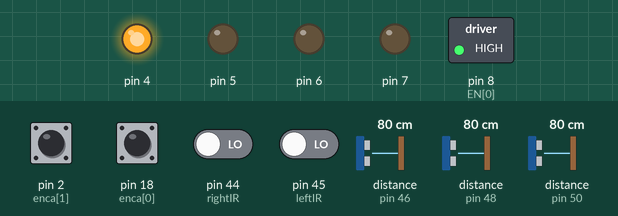
Simulated run of this program. Board: Arduino Mega 2560, built with avr-gcc and run on an emulated ATmega2560. Shown: switched loads named in the program (green lamp = pin HIGH), output pins drawn as LEDs (lit = HIGH). The test bench sets the inputs (shaded band); at power-on: pin 2 (enca[1]), pin 18 (enca[0]) HIGH, pin 44 (rightIR), pin 45 (leftIR) LOW, distance to the obstacle (sensors on pin 46, pin 48, pin 50) 80 cm. The echo pulse lasts 58.3 µs per cm; what the program prints to the serial monitor is not drawn.

Above: at 1.2 s.
1.3 s: pin 44 (rightIR) driven HIGH
At 1.78 s:
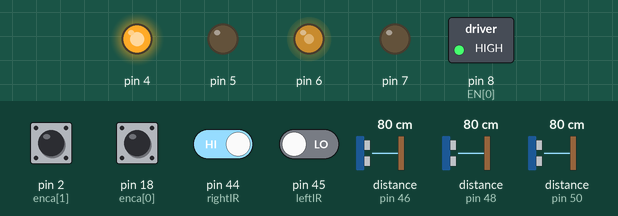
At 2.9 s:
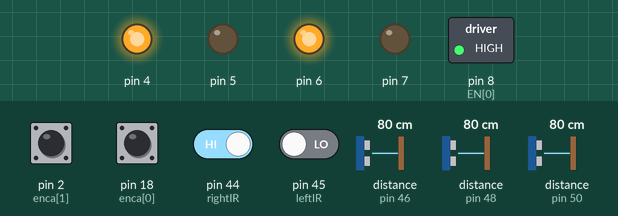
Timing chart, 0 to 4.4 s (numbered marks = the images above; inputs shaded):
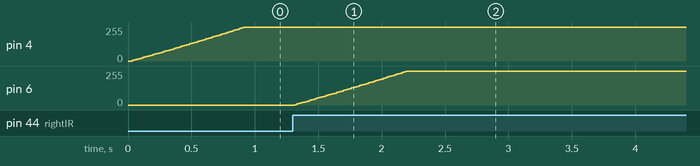

Measured:
- after the input at 1.3 s, pin 6: moves from 0/255 to 255/255 over 0.88 s, starting at once

The program:

main.cpp
```cpp
#include <Arduino.h>
#include <util/atomic.h> //For time
#include <Wire.h>        //i2c com
#include <math.h>
#include "BTS7960.h" //Motor Driver Libaray for the double H-Brdige BTS7960
#include "NewPing.h"
#include <Ultrasonic.h>

/*------------ CLASS ------------*/
class SimplePID
{
private:
  float kp, kd, ki, umax;
  float eprev, eintegral;

public:
  // Default initialization list
  SimplePID() : kp(1), kd(0), ki(0), umax(255), eprev(0.0), eintegral(0.0) {}

  // Set the parameters
  void setParams(float kpIn, float kdIn, float kiIn, float umaxIn)
  {
    kp = kpIn;
    kd = kdIn;
    ki = kiIn;
    umax = umaxIn;
  }

  // Evaluate the signal
  void evalu(int value, int target, float deltaT, int &pwr, int &dir)
  {

    // error
    int e = target - value;

    float dedt = (e - eprev) / (deltaT);
    eintegral = eintegral + e * deltaT;
    float u = kp * e + kd * dedt + ki * eintegral;

    // motor power
    pwr = (int)fabs(u);
    if (pwr > umax)
    {
      pwr = umax;
    }

    // motor direction
    dir = 1;
    if (u < 0)
    {
      dir = -1;
    }

    // store previous error
    eprev = e;
  }
};

/*------------ GLOBALS AND DEFINITIONS ------------*/
// Define the motors
#define NMOTORS 2
#define M0 0
#define M1 1
const int enca[] = {18, 2};
const int encb[] = {19, 3};
const int pwm_R[] = {5, 6};
const int pwm_L[] = {4, 7};
const int EN[] = {8, 8}; // Enable pins for motors
// Define the ultrasonic sensors
#define TRIGGER_PIN 51
#define ECHO_PIN 50
#define MAX_DISTANCE 400
#define TRIGGER_PIN_RIGHT 49
#define ECCH_PIN_RIGHT 48
#define MAX_DISTANCE_RIGHT 400
#define TRIGGER_PIN_MIDDLE 47
#define ECCH_PIN_MIDDLE 46
#define MAX_DISTANCE_MIDDLE 400

// IR Sensors
int rightIR = 44; // connect ir sensor out to pin 44
int leftIR = 45;
// Global variables
long prevT = 0;
int posPrev[] = {0, 0};
int distance = 0;
unsigned long previousMillis = 0;
const long printInterval = 1000; // print interval in milliseconds
// positions
volatile int posi[] = {0, 0};

// PID classes
SimplePID pid[NMOTORS];
// Ultrasonic ultrasonic1(TRIGGER_PIN, ECHO_PIN);
NewPing sonar(TRIGGER_PIN, ECHO_PIN, MAX_DISTANCE);
NewPing sonarRight(TRIGGER_PIN_RIGHT,ECCH_PIN_RIGHT,MAX_DISTANCE_RIGHT);
NewPing sonarMiddle(TRIGGER_PIN_MIDDLE,ECCH_PIN_MIDDLE,MAX_DISTANCE_MIDDLE);
// Motor Classes
// BTS7960 motorController[NMOTORS]; // define motor 1 objects

/*------------ FUNCTIONS ------------*/

void setMotor(int dir, int pwmVal, int pwm_R, int pwm_L)
{
  int PWMPIN_LEFT = pwm_L;
  int PWMPIN_RIGHT = pwm_R;
  if (dir == -1)
  {
    analogWrite(PWMPIN_LEFT, 0);
    delayMicroseconds(100);
    analogWrite(PWMPIN_RIGHT, pwmVal);
  }
  else if (dir == 1)
  {
    analogWrite(PWMPIN_RIGHT, 0);
    delayMicroseconds(100);
    analogWrite(PWMPIN_LEFT, pwmVal);
  }
  else
  {
    analogWrite(PWMPIN_LEFT, LOW);
    analogWrite(PWMPIN_RIGHT, HIGH);
  }
}
template <int j>
void readEncoder()
{
  int b = digitalRead(encb[j]);
  if (b > 0)
  {
    posi[j]++;
  }
  else
  {
    posi[j]--;
  }
}

// void sendLong(long value){
//   for(int k=0; k<4; k++){
//     byte out = (value >> 8*(3-k)) & 0xFF;
//     Wire.write(out);
//   }
// }

// long receiveLong(){
//   long outValue;
//   for(int k=0; k<4; k++){
//     byte nextByte = Wire.read();
//     outValue = (outValue << 8) | nextByte;
//   }
//   return outValue;
// }

// targets
float target_f[] = {0, 0, 0, 0};
long target[] = {0, 0, 0, 0};

void setTarget(float t, float deltat, int distanceLeft,int distanceRight,int distanceMiddle, int rightIRStatus, int leftIRStatus)
{

  float positionChange[4] = {0.0, 0.0, 0.0, 0.0};
  float pulsesPerTurn = 16 * 30;                 // 16 pules per revolution * Gear Ratio
  float pulsesPerMeter = pulsesPerTurn * 2.0886; // Pulses per turn*(1/Wheel cirumfernce (m))

  t = fmod(t, 12);     // time is in seconds to repeated a movment cycle over 12 seconds
  float velocity = .3; // m/s

  // Logic for the Sensors here; probably better to seprate into seperate fuctnion, but with the way PID is implemented this was easier
  // More readble if done in Switch cases or State Machines but for now its fine
  if (rightIRStatus == 0) // Right Turn Condition
  {
    positionChange[0] = velocity * deltat * pulsesPerMeter; // Turn Left wheel
  }
  else if (leftIRStatus == 0) // Right Turn Condition
  {
    positionChange[1] = velocity * deltat * pulsesPerMeter; // Turn Right wheel
  }

  else if (((distanceLeft > 200)  || (distanceLeft > 16 && distanceLeft <= 30)) || ((distanceRight > 200)
  || (distanceRight > 16 && distanceRight <= 30)) || ((distanceMiddle > 200)
  || (distanceMiddle > 16 && distanceMiddle <= 30))) //STop conditons
  {
    for (int k = 0; k < 4; k++)
    {
      positionChange[k] = 0;
    }
  }
  else if ((distanceLeft > 20 && distanceLeft < 100) &&((distanceRight > 20 && distanceRight < 100)) && ((distanceMiddle > 20 && distanceMiddle < 100))) // FWD Condition
  {
    for (int k = 0; k < 4; k++)
    {
      positionChange[k] = velocity * deltat * pulsesPerMeter;
    }
  }
  else if ((distanceLeft < 15 && distanceLeft >2) || ((distanceRight < 15 && distanceRight >2)
  || (distanceMiddle < 15 && distanceMiddle >2)) )//&& rightIRStatus == 1 && leftIRStatus == 1) // Revesere condition
  {
    velocity = .3;
    for (int k = 0; k < 4; k++)
    {
      positionChange[k] = -velocity * deltat * pulsesPerMeter;
    }
  }

  for (int k = 0; k < 2; k++)
  {
    target_f[k] = target_f[k] + positionChange[k];
  }
  target[0] = (long)target_f[0];
  target[1] = (long)-target_f[1];
}

/*------------ SETUP ------------*/
void setup()
{
  Serial.begin(9600);
  for (int k = 0; k < NMOTORS; k++)
  {
    pinMode(EN[k], OUTPUT);
    digitalWrite(EN[k], HIGH); // Enable motor Driver
    pinMode(enca[k], INPUT);
    pinMode(encb[k], INPUT);
    pid[k].setParams(.9, 0, .1, 255);
  }
  attachInterrupt(digitalPinToInterrupt(enca[M0]), readEncoder<M0>, RISING);
  attachInterrupt(digitalPinToInterrupt(enca[M1]), readEncoder<M1>, RISING);
  pinMode(rightIR, INPUT); // Right IR sensor pin INPUT
  pinMode(leftIR, INPUT);  // Right IR sensor pin INPUT
  Serial.println("End of setup");
}
/*------------ LOOP ------------*/
void loop()
{

  // time difference
  long currT = micros();
  float deltaT = ((float)(currT - prevT)) / (1.0e6);
  prevT = currT;
  int distanceLeft = sonar.ping_cm(); // Distnace Calcuaiton for US sensor
  int distanceRight = sonarRight.ping_cm(); //Distance for front right ultrasonic sensor
  int distanceMiddle = sonarMiddle.ping_cm(); //Distance for front middle ultrasonic sensor

  //.int distnace = ultrasonic1.read(); //Distnace w/ ultrasonic lib.
  int statusIR[] = {digitalRead(rightIR), digitalRead(leftIR)}; // Read IR Sensors and puty

  // set target position
  setTarget(currT / 1.0e6, deltaT, distanceLeft,distanceRight,distanceMiddle, statusIR[0], statusIR[1]);

  // Send the requested position to the follower

  // Get the current position from the follower

  // Read the position in an atomic block to avoid a potential misread  (Encoder)
  int pos[] = {0, 0};
  ATOMIC_BLOCK(ATOMIC_RESTORESTATE)
  {
    for (int k = 0; k < NMOTORS; k++)
    {
      pos[k] = posi[k];
    }
  }

  // Loop through the motors
  for (int k = 0; k < NMOTORS; k++)
  {
    int pwr, dir;
    pid[k].evalu(pos[k], target[k], deltaT, pwr, dir); // compute the position
    // setMotor(dir,pwr,pwm[k],in1[k],in2[k]); // signal the motor
    setMotor(dir, pwr, pwm_R[k], pwm_L[k]); // signal the motor
  }

  // for(int i = 0; i<2; i++){
  //   Serial.print(target[i]);
  //   Serial.print(" ");
  // }
  // for(int i = 0; i<2; i++){
  //   Serial.print(pos[i]);
  //   Serial.print(" ");
  // }
  // Serial.println();

  // Send results to Serial Monitor
  unsigned long currentMillis = millis(); // all time elements are data type unsigned long

  if (currentMillis - previousMillis >= printInterval)
  { // enough time passed yet?
    previousMillis = currentMillis;
    Serial.println("Sensor Right: ");
    Serial.println(distanceRight); // Prints the distance on the default unit (centimeters)
    Serial.print("cm");
    Serial.println("Sensor Left:");
    Serial.println(distanceLeft); // Prints the distance on the default unit (centimeters)
    Serial.print("cm");
    Serial.println("Sensor Middle");
    Serial.println(distanceMiddle); // Prints the distance on the default unit (centimeters)
    Serial.print("cm");


  }
  // setMotor(-1,50,pwm_R[0],pwm_L[0]);
}
```
